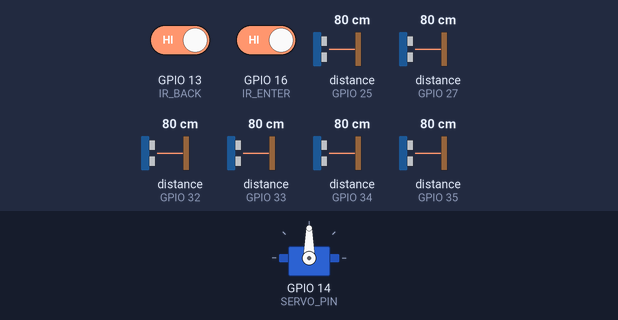
A sketch run on a simulated ESP32. Shown: servo. Wiring (inferred from the names in the program): 6 × ultrasonic range finder: trigger GPIO 4, echo GPIO 34 / trigger GPIO 5, echo GPIO 35 / trigger GPIO 18, echo GPIO 32 / trigger GPIO 19, echo GPIO 33 / trigger GPIO 23, echo GPIO 25 / trigger GPIO 26, echo GPIO 27. The inputs (shaded band) are chosen by the test bench; at power-on: GPIO 13 (IR_BACK) HIGH, GPIO 16 (IR_ENTER) HIGH, distance to the obstacle (sensors on GPIO 25, GPIO 27, GPIO 32, GPIO 33, GPIO 34, GPIO 35) 80 cm. The echo pulse lasts 58.3 µs per cm; what the sketch prints to the serial monitor is not drawn.

Above: at 1.3 s.
1.4 s: GPIO 13 (IR_BACK) driven LOW
At 2.4 s:
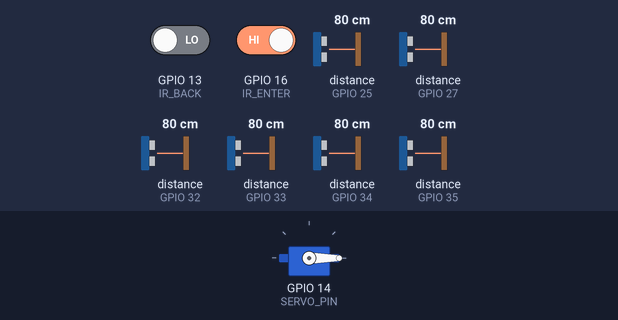
3.1 s: GPIO 16 (IR_ENTER) driven LOW
At 5.1 s:
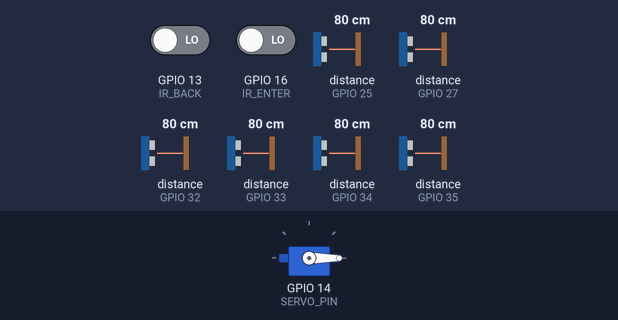
Timing chart, 0 to 19.4 s (numbered marks = the images above; inputs shaded):
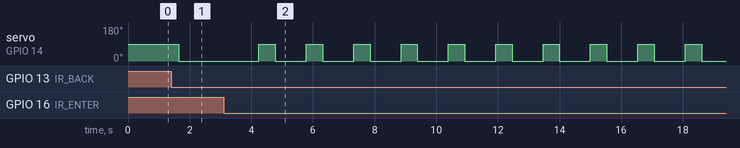

Measured:
- after the input at 1.4 s, servo on GPIO 14 (SERVO_PIN): 90° → 0° after 0.24 s
- after the input at 3.1 s, servo on GPIO 14 (SERVO_PIN): alternates 90° for 0.53 s and 0° for 1.0 s, starting after 1.1 s

The sketch:

smartpark.ino
```cpp
#include <ESP32Servo.h>

// ---- Servo ----
Servo gateServo;
#define SERVO_PIN 14  // Servo connected to GPIO14

// ---- IR Sensors ----
#define IR_ENTER 16   // IR at entry
#define IR_BACK  13   // IR at exit

// ---- Ultrasonic Sensors (6 slots) ----
#define TRIG1 4
#define ECHO1 34
#define TRIG2 5
#define ECHO2 35
#define TRIG3 18
#define ECHO3 32
#define TRIG4 19
#define ECHO4 33
#define TRIG5 23
#define ECHO5 25
#define TRIG6 26
#define ECHO6 27

// ---- Parking Variables ----
int S1=0, S2=0, S3=0, S4=0, S5=0, S6=0;
int flag1=0, flag2=0;
int totalSlots = 6;
int slot = 6;  // available slots

// ---- Distance function ----
float getDistance(int trigPin, int echoPin) {
  digitalWrite(trigPin, LOW);
  delayMicroseconds(2);
  digitalWrite(trigPin, HIGH);
  delayMicroseconds(10);
  digitalWrite(trigPin, LOW);

  long duration = pulseIn(echoPin, HIGH, 30000);
  if (duration == 0) return 9999;
  return duration * 0.034 / 2;
}

// ---- Update slot status ----
void updateSlots() {
  S1 = (getDistance(TRIG1, ECHO1) < 5);
  S2 = (getDistance(TRIG2, ECHO2) < 5);
  S3 = (getDistance(TRIG3, ECHO3) < 5);
  S4 = (getDistance(TRIG4, ECHO4) < 5);
  S5 = (getDistance(TRIG5, ECHO5) < 5);
  S6 = (getDistance(TRIG6, ECHO6) < 5);

  int totalFull = S1+S2+S3+S4+S5+S6;
  slot = totalSlots - totalFull;
}

void setup() {
  Serial.begin(115200);

  pinMode(IR_ENTER, INPUT);
  pinMode(IR_BACK, INPUT);

  pinMode(TRIG1, OUTPUT); pinMode(ECHO1, INPUT);
  pinMode(TRIG2, OUTPUT); pinMode(ECHO2, INPUT);
  pinMode(TRIG3, OUTPUT); pinMode(ECHO3, INPUT);
  pinMode(TRIG4, OUTPUT); pinMode(ECHO4, INPUT);
  pinMode(TRIG5, OUTPUT); pinMode(ECHO5, INPUT);
  pinMode(TRIG6, OUTPUT); pinMode(ECHO6, INPUT);

  gateServo.attach(SERVO_PIN);
  gateServo.write(90); // closed

  Serial.println("ESP32 Parking System Ready...");
}

void loop() {
  updateSlots();

  // ---- Print Slot Status ----
  Serial.print("Available slots: ");
  Serial.println(slot);

  Serial.print("S1: "); Serial.print(S1 ? "Full" : "Empty");
  Serial.print(" | S2: "); Serial.print(S2 ? "Full" : "Empty");
  Serial.print(" | S3: "); Serial.println(S3 ? "Full" : "Empty");

  Serial.print("S4: "); Serial.print(S4 ? "Full" : "Empty");
  Serial.print(" | S5: "); Serial.print(S5 ? "Full" : "Empty");
  Serial.print(" | S6: "); Serial.println(S6 ? "Full" : "Empty");

  // ---- IR Entry Logic (your flag style) ----
  if (digitalRead(IR_ENTER) == LOW && flag1 == 0) {
    if (slot > 0) {
      flag1 = 1;
      if (flag2 == 0) {
        gateServo.write(0);   // open
        slot = slot - 1;
        Serial.println("Car Entered → Gate Opened");
      }
    } else {
      Serial.println("Sorry, Parking FULL → Gate Closed");
      delay(1500);
    }
  }

  // ---- IR Exit Logic ----
  if (digitalRead(IR_BACK) == LOW && flag2 == 0) {
    flag2 = 1;
    if (flag1 == 0) {
      gateServo.write(0);   // open
      slot = slot + 1;
      Serial.println("Car Exited → Gate Opened");
    }
  }

  // ---- Reset after cycle ----
  if (flag1 == 1 && flag2 == 1) {
    delay(1000);
    gateServo.write(90);  // close
    flag1 = 0;
    flag2 = 0;
    Serial.println("Gate Closed, Ready for Next Car");
  }

  Serial.println("---------------------------");
  delay(500);
}
```
